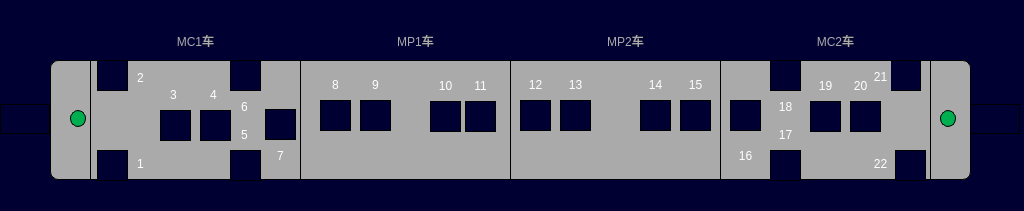
<?xml version="1.0" encoding="UTF-8"?>
<ui version="4.0">
 <class>VehicleFireWarningPage</class>
 <widget class="QWidget" name="VehicleFireWarningPage">
  <property name="geometry">
   <rect>
    <x>0</x>
    <y>0</y>
    <width>1024</width>
    <height>211</height>
   </rect>
  </property>
  <property name="windowTitle">
   <string>Form</string>
  </property>
  <property name="styleSheet">
   <string notr="true">QWidget
{
	background-color: rgb(0,0,50);
}
QLabel
{

font:24px,&quot;微软雅黑&quot;;
border:1px solid black;
}</string>
  </property>
  <widget class="QLabel" name="LBLMP1">
   <property name="geometry">
    <rect>
     <x>300</x>
     <y>60</y>
     <width>211</width>
     <height>120</height>
    </rect>
   </property>
   <property name="styleSheet">
    <string notr="true">background-color:rgb(170,170,170);</string>
   </property>
   <property name="text">
    <string/>
   </property>
  </widget>
  <widget class="QLabel" name="LBLM1">
   <property name="geometry">
    <rect>
     <x>510</x>
     <y>60</y>
     <width>211</width>
     <height>120</height>
    </rect>
   </property>
   <property name="styleSheet">
    <string notr="true">background-color:rgb(170,170,170);</string>
   </property>
   <property name="text">
    <string/>
   </property>
  </widget>
  <widget class="QLabel" name="LBLM2">
   <property name="geometry">
    <rect>
     <x>720</x>
     <y>60</y>
     <width>211</width>
     <height>120</height>
    </rect>
   </property>
   <property name="styleSheet">
    <string notr="true">background-color:rgb(170,170,170);</string>
   </property>
   <property name="text">
    <string/>
   </property>
  </widget>
  <widget class="QLabel" name="LBLTC1">
   <property name="geometry">
    <rect>
     <x>90</x>
     <y>60</y>
     <width>211</width>
     <height>120</height>
    </rect>
   </property>
   <property name="styleSheet">
    <string notr="true">background-color:rgb(170,170,170);</string>
   </property>
   <property name="text">
    <string/>
   </property>
  </widget>
  <widget class="QLabel" name="lbl_3">
   <property name="geometry">
    <rect>
     <x>160</x>
     <y>110</y>
     <width>31</width>
     <height>31</height>
    </rect>
   </property>
   <property name="styleSheet">
    <string notr="true">border-image: url(:/images/image/fireunknow.png);</string>
   </property>
   <property name="text">
    <string/>
   </property>
  </widget>
  <widget class="QLabel" name="lbl_4">
   <property name="geometry">
    <rect>
     <x>200</x>
     <y>110</y>
     <width>31</width>
     <height>31</height>
    </rect>
   </property>
   <property name="styleSheet">
    <string notr="true">border-image: url(:/images/image/fireunknow.png);</string>
   </property>
   <property name="text">
    <string/>
   </property>
  </widget>
  <widget class="QLabel" name="lbl_5">
   <property name="geometry">
    <rect>
     <x>230</x>
     <y>150</y>
     <width>31</width>
     <height>31</height>
    </rect>
   </property>
   <property name="styleSheet">
    <string notr="true">border-image: url(:/images/image/fireunknow.png);</string>
   </property>
   <property name="text">
    <string/>
   </property>
  </widget>
  <widget class="QLabel" name="lbl_6">
   <property name="geometry">
    <rect>
     <x>230</x>
     <y>60</y>
     <width>31</width>
     <height>31</height>
    </rect>
   </property>
   <property name="styleSheet">
    <string notr="true">border-image: url(:/images/image/fireunknow.png);</string>
   </property>
   <property name="text">
    <string/>
   </property>
  </widget>
  <widget class="QLabel" name="lbl_9">
   <property name="geometry">
    <rect>
     <x>360</x>
     <y>100</y>
     <width>31</width>
     <height>31</height>
    </rect>
   </property>
   <property name="styleSheet">
    <string notr="true">border-image: url(:/images/image/fireunknow.png);</string>
   </property>
   <property name="text">
    <string/>
   </property>
  </widget>
  <widget class="QLabel" name="lbl_10">
   <property name="geometry">
    <rect>
     <x>430</x>
     <y>101</y>
     <width>31</width>
     <height>31</height>
    </rect>
   </property>
   <property name="styleSheet">
    <string notr="true">border-image: url(:/images/image/fireunknow.png);</string>
   </property>
   <property name="text">
    <string/>
   </property>
  </widget>
  <widget class="QLabel" name="lbl_1">
   <property name="geometry">
    <rect>
     <x>97</x>
     <y>150</y>
     <width>31</width>
     <height>31</height>
    </rect>
   </property>
   <property name="styleSheet">
    <string notr="true">border-image: url(:/images/image/fireunknow.png);</string>
   </property>
   <property name="text">
    <string/>
   </property>
  </widget>
  <widget class="QLabel" name="lbl_2">
   <property name="geometry">
    <rect>
     <x>97</x>
     <y>60</y>
     <width>31</width>
     <height>31</height>
    </rect>
   </property>
   <property name="styleSheet">
    <string notr="true">border-image: url(:/images/image/fireunknow.png);</string>
   </property>
   <property name="text">
    <string/>
   </property>
  </widget>
  <widget class="QLabel" name="lbl_7">
   <property name="geometry">
    <rect>
     <x>265</x>
     <y>109</y>
     <width>31</width>
     <height>31</height>
    </rect>
   </property>
   <property name="styleSheet">
    <string notr="true">border-image: url(:/images/image/fireunknow.png);</string>
   </property>
   <property name="text">
    <string/>
   </property>
  </widget>
  <widget class="QLabel" name="lbl_8">
   <property name="geometry">
    <rect>
     <x>320</x>
     <y>100</y>
     <width>31</width>
     <height>31</height>
    </rect>
   </property>
   <property name="styleSheet">
    <string notr="true">border-image: url(:/images/image/fireunknow.png);</string>
   </property>
   <property name="text">
    <string/>
   </property>
  </widget>
  <widget class="QLabel" name="lbl_11">
   <property name="geometry">
    <rect>
     <x>465</x>
     <y>101</y>
     <width>31</width>
     <height>31</height>
    </rect>
   </property>
   <property name="styleSheet">
    <string notr="true">border-image: url(:/images/image/fireunknow.png);</string>
   </property>
   <property name="text">
    <string/>
   </property>
  </widget>
  <widget class="QLabel" name="lbl_12">
   <property name="geometry">
    <rect>
     <x>520</x>
     <y>100</y>
     <width>31</width>
     <height>31</height>
    </rect>
   </property>
   <property name="styleSheet">
    <string notr="true">border-image: url(:/images/image/fireunknow.png);</string>
   </property>
   <property name="text">
    <string/>
   </property>
  </widget>
  <widget class="QLabel" name="lbl_13">
   <property name="geometry">
    <rect>
     <x>560</x>
     <y>100</y>
     <width>31</width>
     <height>31</height>
    </rect>
   </property>
   <property name="styleSheet">
    <string notr="true">border-image: url(:/images/image/fireunknow.png);</string>
   </property>
   <property name="text">
    <string/>
   </property>
  </widget>
  <widget class="QLabel" name="lbl_14">
   <property name="geometry">
    <rect>
     <x>640</x>
     <y>100</y>
     <width>31</width>
     <height>31</height>
    </rect>
   </property>
   <property name="styleSheet">
    <string notr="true">border-image: url(:/images/image/fireunknow.png);</string>
   </property>
   <property name="text">
    <string/>
   </property>
  </widget>
  <widget class="QLabel" name="lbl_15">
   <property name="geometry">
    <rect>
     <x>680</x>
     <y>100</y>
     <width>31</width>
     <height>31</height>
    </rect>
   </property>
   <property name="styleSheet">
    <string notr="true">border-image: url(:/images/image/fireunknow.png);</string>
   </property>
   <property name="text">
    <string/>
   </property>
  </widget>
  <widget class="QLabel" name="lbl_16">
   <property name="geometry">
    <rect>
     <x>730</x>
     <y>100</y>
     <width>31</width>
     <height>31</height>
    </rect>
   </property>
   <property name="styleSheet">
    <string notr="true">border-image: url(:/images/image/fireunknow.png);</string>
   </property>
   <property name="text">
    <string/>
   </property>
  </widget>
  <widget class="QLabel" name="lbl_19">
   <property name="geometry">
    <rect>
     <x>810</x>
     <y>101</y>
     <width>31</width>
     <height>31</height>
    </rect>
   </property>
   <property name="styleSheet">
    <string notr="true">border-image: url(:/images/image/fireunknow.png);</string>
   </property>
   <property name="text">
    <string/>
   </property>
  </widget>
  <widget class="QLabel" name="lbl_20">
   <property name="geometry">
    <rect>
     <x>850</x>
     <y>101</y>
     <width>31</width>
     <height>31</height>
    </rect>
   </property>
   <property name="styleSheet">
    <string notr="true">border-image: url(:/images/image/fireunknow.png);</string>
   </property>
   <property name="text">
    <string/>
   </property>
  </widget>
  <widget class="QLabel" name="lbl_17">
   <property name="geometry">
    <rect>
     <x>770</x>
     <y>150</y>
     <width>31</width>
     <height>31</height>
    </rect>
   </property>
   <property name="styleSheet">
    <string notr="true">border-image: url(:/images/image/fireunknow.png);</string>
   </property>
   <property name="text">
    <string/>
   </property>
  </widget>
  <widget class="QLabel" name="lbl_18">
   <property name="geometry">
    <rect>
     <x>770</x>
     <y>60</y>
     <width>31</width>
     <height>31</height>
    </rect>
   </property>
   <property name="styleSheet">
    <string notr="true">border-image: url(:/images/image/fireunknow.png);</string>
   </property>
   <property name="text">
    <string/>
   </property>
  </widget>
  <widget class="QLabel" name="lbl_21">
   <property name="geometry">
    <rect>
     <x>890</x>
     <y>60</y>
     <width>31</width>
     <height>31</height>
    </rect>
   </property>
   <property name="styleSheet">
    <string notr="true">border-image: url(:/images/image/fireunknow.png);</string>
   </property>
   <property name="text">
    <string/>
   </property>
  </widget>
  <widget class="QLabel" name="lbl_22">
   <property name="geometry">
    <rect>
     <x>895</x>
     <y>150</y>
     <width>31</width>
     <height>31</height>
    </rect>
   </property>
   <property name="styleSheet">
    <string notr="true">border-image: url(:/images/image/fireunknow.png);</string>
   </property>
   <property name="text">
    <string/>
   </property>
  </widget>
  <widget class="QLabel" name="lbl_metroNum2">
   <property name="geometry">
    <rect>
     <x>380</x>
     <y>25</y>
     <width>71</width>
     <height>31</height>
    </rect>
   </property>
   <property name="styleSheet">
    <string notr="true">color: rgb(170, 170, 170);
font:20px,&quot;微软雅黑&quot;;
border:0px,black</string>
   </property>
   <property name="text">
    <string>MP1车</string>
   </property>
   <property name="alignment">
    <set>Qt::AlignCenter</set>
   </property>
  </widget>
  <widget class="QLabel" name="lbl_metroNum3">
   <property name="geometry">
    <rect>
     <x>590</x>
     <y>25</y>
     <width>71</width>
     <height>31</height>
    </rect>
   </property>
   <property name="styleSheet">
    <string notr="true">color: rgb(170, 170, 170);
font:20px,&quot;微软雅黑&quot;;
border:0px,black</string>
   </property>
   <property name="text">
    <string>MP2车</string>
   </property>
   <property name="alignment">
    <set>Qt::AlignCenter</set>
   </property>
  </widget>
  <widget class="QLabel" name="lbl_metroNum4">
   <property name="geometry">
    <rect>
     <x>800</x>
     <y>25</y>
     <width>71</width>
     <height>31</height>
    </rect>
   </property>
   <property name="styleSheet">
    <string notr="true">color: rgb(170, 170, 170);
font:20px,&quot;微软雅黑&quot;;
border:0px,black</string>
   </property>
   <property name="text">
    <string>MC2车</string>
   </property>
   <property name="alignment">
    <set>Qt::AlignCenter</set>
   </property>
  </widget>
  <widget class="QLabel" name="lbl_metroNum1">
   <property name="geometry">
    <rect>
     <x>160</x>
     <y>25</y>
     <width>71</width>
     <height>31</height>
    </rect>
   </property>
   <property name="styleSheet">
    <string notr="true">color: rgb(170, 170, 170);
font:20px,&quot;微软雅黑&quot;;
border:0px,black</string>
   </property>
   <property name="text">
    <string>MC1车</string>
   </property>
   <property name="alignment">
    <set>Qt::AlignCenter</set>
   </property>
  </widget>
  <widget class="QLabel" name="lbl_metroNum1_2">
   <property name="geometry">
    <rect>
     <x>130</x>
     <y>62</y>
     <width>21</width>
     <height>31</height>
    </rect>
   </property>
   <property name="styleSheet">
    <string notr="true">color: rgb(255, 255, 255);
font:14px,&quot;微软雅黑&quot;;
border:0px,black;
background-color:rgb(170,170,170);</string>
   </property>
   <property name="text">
    <string>2</string>
   </property>
   <property name="alignment">
    <set>Qt::AlignCenter</set>
   </property>
  </widget>
  <widget class="QLabel" name="lbl_metroNum1_3">
   <property name="geometry">
    <rect>
     <x>130</x>
     <y>148</y>
     <width>21</width>
     <height>31</height>
    </rect>
   </property>
   <property name="styleSheet">
    <string notr="true">color: rgb(255, 255, 255);
font:14px,&quot;微软雅黑&quot;;
border:0px,black;
background-color:rgb(170,170,170);</string>
   </property>
   <property name="text">
    <string>1</string>
   </property>
   <property name="alignment">
    <set>Qt::AlignCenter</set>
   </property>
  </widget>
  <widget class="QLabel" name="lbl_metroNum1_4">
   <property name="geometry">
    <rect>
     <x>163</x>
     <y>79</y>
     <width>21</width>
     <height>31</height>
    </rect>
   </property>
   <property name="styleSheet">
    <string notr="true">color: rgb(255, 255, 255);
font:14px,&quot;微软雅黑&quot;;
border:0px,black;
background-color:rgb(170,170,170);</string>
   </property>
   <property name="text">
    <string>3</string>
   </property>
   <property name="alignment">
    <set>Qt::AlignCenter</set>
   </property>
  </widget>
  <widget class="QLabel" name="lbl_metroNum1_5">
   <property name="geometry">
    <rect>
     <x>203</x>
     <y>79</y>
     <width>21</width>
     <height>31</height>
    </rect>
   </property>
   <property name="styleSheet">
    <string notr="true">color: rgb(255, 255, 255);
font:14px,&quot;微软雅黑&quot;;
border:0px,black;
background-color:rgb(170,170,170);</string>
   </property>
   <property name="text">
    <string>4</string>
   </property>
   <property name="alignment">
    <set>Qt::AlignCenter</set>
   </property>
  </widget>
  <widget class="QLabel" name="lbl_metroNum1_6">
   <property name="geometry">
    <rect>
     <x>234</x>
     <y>91</y>
     <width>21</width>
     <height>31</height>
    </rect>
   </property>
   <property name="styleSheet">
    <string notr="true">color: rgb(255, 255, 255);
font:14px,&quot;微软雅黑&quot;;
border:0px,black;
background-color:rgb(170,170,170);</string>
   </property>
   <property name="text">
    <string>6</string>
   </property>
   <property name="alignment">
    <set>Qt::AlignCenter</set>
   </property>
  </widget>
  <widget class="QLabel" name="lbl_metroNum1_7">
   <property name="geometry">
    <rect>
     <x>234</x>
     <y>119</y>
     <width>21</width>
     <height>31</height>
    </rect>
   </property>
   <property name="styleSheet">
    <string notr="true">color: rgb(255, 255, 255);
font:14px,&quot;微软雅黑&quot;;
border:0px,black;
background-color:rgb(170,170,170);</string>
   </property>
   <property name="text">
    <string>5</string>
   </property>
   <property name="alignment">
    <set>Qt::AlignCenter</set>
   </property>
  </widget>
  <widget class="QLabel" name="lbl_metroNum1_8">
   <property name="geometry">
    <rect>
     <x>270</x>
     <y>140</y>
     <width>21</width>
     <height>31</height>
    </rect>
   </property>
   <property name="styleSheet">
    <string notr="true">color: rgb(255, 255, 255);
font:14px,&quot;微软雅黑&quot;;
border:0px,black;
background-color:rgb(170,170,170);</string>
   </property>
   <property name="text">
    <string>7</string>
   </property>
   <property name="alignment">
    <set>Qt::AlignCenter</set>
   </property>
  </widget>
  <widget class="QLabel" name="lbl_metroNum1_9">
   <property name="geometry">
    <rect>
     <x>325</x>
     <y>69</y>
     <width>21</width>
     <height>31</height>
    </rect>
   </property>
   <property name="styleSheet">
    <string notr="true">color: rgb(255, 255, 255);
font:14px,&quot;微软雅黑&quot;;
border:0px,black;
background-color:rgb(170,170,170);</string>
   </property>
   <property name="text">
    <string>8</string>
   </property>
   <property name="alignment">
    <set>Qt::AlignCenter</set>
   </property>
  </widget>
  <widget class="QLabel" name="lbl_metroNum1_10">
   <property name="geometry">
    <rect>
     <x>365</x>
     <y>69</y>
     <width>21</width>
     <height>31</height>
    </rect>
   </property>
   <property name="styleSheet">
    <string notr="true">color: rgb(255, 255, 255);
font:14px,&quot;微软雅黑&quot;;
border:0px,black;
background-color:rgb(170,170,170);</string>
   </property>
   <property name="text">
    <string>9</string>
   </property>
   <property name="alignment">
    <set>Qt::AlignCenter</set>
   </property>
  </widget>
  <widget class="QLabel" name="lbl_metroNum1_11">
   <property name="geometry">
    <rect>
     <x>435</x>
     <y>70</y>
     <width>21</width>
     <height>31</height>
    </rect>
   </property>
   <property name="styleSheet">
    <string notr="true">color: rgb(255, 255, 255);
font:14px,&quot;微软雅黑&quot;;
border:0px,black;
background-color:rgb(170,170,170);</string>
   </property>
   <property name="text">
    <string>10</string>
   </property>
   <property name="alignment">
    <set>Qt::AlignCenter</set>
   </property>
  </widget>
  <widget class="QLabel" name="lbl_metroNum1_12">
   <property name="geometry">
    <rect>
     <x>470</x>
     <y>70</y>
     <width>21</width>
     <height>31</height>
    </rect>
   </property>
   <property name="styleSheet">
    <string notr="true">color: rgb(255, 255, 255);
font:14px,&quot;微软雅黑&quot;;
border:0px,black;
background-color:rgb(170,170,170);</string>
   </property>
   <property name="text">
    <string>11</string>
   </property>
   <property name="alignment">
    <set>Qt::AlignCenter</set>
   </property>
  </widget>
  <widget class="QLabel" name="lbl_metroNum1_13">
   <property name="geometry">
    <rect>
     <x>525</x>
     <y>69</y>
     <width>21</width>
     <height>31</height>
    </rect>
   </property>
   <property name="styleSheet">
    <string notr="true">color: rgb(255, 255, 255);
font:14px,&quot;微软雅黑&quot;;
border:0px,black;
background-color:rgb(170,170,170);</string>
   </property>
   <property name="text">
    <string>12</string>
   </property>
   <property name="alignment">
    <set>Qt::AlignCenter</set>
   </property>
  </widget>
  <widget class="QLabel" name="lbl_metroNum1_14">
   <property name="geometry">
    <rect>
     <x>565</x>
     <y>69</y>
     <width>21</width>
     <height>31</height>
    </rect>
   </property>
   <property name="styleSheet">
    <string notr="true">color: rgb(255, 255, 255);
font:14px,&quot;微软雅黑&quot;;
border:0px,black;
background-color:rgb(170,170,170);</string>
   </property>
   <property name="text">
    <string>13</string>
   </property>
   <property name="alignment">
    <set>Qt::AlignCenter</set>
   </property>
  </widget>
  <widget class="QLabel" name="lbl_metroNum1_15">
   <property name="geometry">
    <rect>
     <x>645</x>
     <y>69</y>
     <width>21</width>
     <height>31</height>
    </rect>
   </property>
   <property name="styleSheet">
    <string notr="true">color: rgb(255, 255, 255);
font:14px,&quot;微软雅黑&quot;;
border:0px,black;
background-color:rgb(170,170,170);</string>
   </property>
   <property name="text">
    <string>14</string>
   </property>
   <property name="alignment">
    <set>Qt::AlignCenter</set>
   </property>
  </widget>
  <widget class="QLabel" name="lbl_metroNum1_16">
   <property name="geometry">
    <rect>
     <x>815</x>
     <y>70</y>
     <width>21</width>
     <height>31</height>
    </rect>
   </property>
   <property name="styleSheet">
    <string notr="true">color: rgb(255, 255, 255);
font:14px,&quot;微软雅黑&quot;;
border:0px,black;
background-color:rgb(170,170,170);</string>
   </property>
   <property name="text">
    <string>19</string>
   </property>
   <property name="alignment">
    <set>Qt::AlignCenter</set>
   </property>
  </widget>
  <widget class="QLabel" name="lbl_metroNum1_17">
   <property name="geometry">
    <rect>
     <x>850</x>
     <y>70</y>
     <width>21</width>
     <height>31</height>
    </rect>
   </property>
   <property name="styleSheet">
    <string notr="true">color: rgb(255, 255, 255);
font:14px,&quot;微软雅黑&quot;;
border:0px,black;
background-color:rgb(170,170,170);</string>
   </property>
   <property name="text">
    <string>20</string>
   </property>
   <property name="alignment">
    <set>Qt::AlignCenter</set>
   </property>
  </widget>
  <widget class="QLabel" name="lbl_metroNum1_18">
   <property name="geometry">
    <rect>
     <x>685</x>
     <y>69</y>
     <width>21</width>
     <height>31</height>
    </rect>
   </property>
   <property name="styleSheet">
    <string notr="true">color: rgb(255, 255, 255);
font:14px,&quot;微软雅黑&quot;;
border:0px,black;
background-color:rgb(170,170,170);</string>
   </property>
   <property name="text">
    <string>15</string>
   </property>
   <property name="alignment">
    <set>Qt::AlignCenter</set>
   </property>
  </widget>
  <widget class="QLabel" name="lbl_metroNum1_19">
   <property name="geometry">
    <rect>
     <x>735</x>
     <y>140</y>
     <width>21</width>
     <height>31</height>
    </rect>
   </property>
   <property name="styleSheet">
    <string notr="true">color: rgb(255, 255, 255);
font:14px,&quot;微软雅黑&quot;;
border:0px,black;
background-color:rgb(170,170,170);</string>
   </property>
   <property name="text">
    <string>16</string>
   </property>
   <property name="alignment">
    <set>Qt::AlignCenter</set>
   </property>
  </widget>
  <widget class="QLabel" name="lbl_metroNum1_20">
   <property name="geometry">
    <rect>
     <x>775</x>
     <y>119</y>
     <width>21</width>
     <height>31</height>
    </rect>
   </property>
   <property name="styleSheet">
    <string notr="true">color: rgb(255, 255, 255);
font:14px,&quot;微软雅黑&quot;;
border:0px,black;
background-color:rgb(170,170,170);</string>
   </property>
   <property name="text">
    <string>17</string>
   </property>
   <property name="alignment">
    <set>Qt::AlignCenter</set>
   </property>
  </widget>
  <widget class="QLabel" name="lbl_metroNum1_21">
   <property name="geometry">
    <rect>
     <x>775</x>
     <y>91</y>
     <width>21</width>
     <height>31</height>
    </rect>
   </property>
   <property name="styleSheet">
    <string notr="true">color: rgb(255, 255, 255);
font:14px,&quot;微软雅黑&quot;;
border:0px,black;
background-color:rgb(170,170,170);</string>
   </property>
   <property name="text">
    <string>18</string>
   </property>
   <property name="alignment">
    <set>Qt::AlignCenter</set>
   </property>
  </widget>
  <widget class="QLabel" name="lbl_metroNum1_22">
   <property name="geometry">
    <rect>
     <x>870</x>
     <y>61</y>
     <width>21</width>
     <height>31</height>
    </rect>
   </property>
   <property name="styleSheet">
    <string notr="true">color: rgb(255, 255, 255);
font:14px,&quot;微软雅黑&quot;;
border:0px,black;
background-color:rgb(170,170,170);</string>
   </property>
   <property name="text">
    <string>21</string>
   </property>
   <property name="alignment">
    <set>Qt::AlignCenter</set>
   </property>
  </widget>
  <widget class="QLabel" name="lbl_metroNum1_23">
   <property name="geometry">
    <rect>
     <x>870</x>
     <y>148</y>
     <width>21</width>
     <height>31</height>
    </rect>
   </property>
   <property name="styleSheet">
    <string notr="true">color: rgb(255, 255, 255);
font:14px,&quot;微软雅黑&quot;;
border:0px,black;
background-color:rgb(170,170,170);</string>
   </property>
   <property name="text">
    <string>22</string>
   </property>
   <property name="alignment">
    <set>Qt::AlignCenter</set>
   </property>
  </widget>
  <widget class="QLabel" name="lbl_cab1_direction">
   <property name="geometry">
    <rect>
     <x>0</x>
     <y>104</y>
     <width>50</width>
     <height>30</height>
    </rect>
   </property>
   <property name="styleSheet">
    <string notr="true">border-image: url(:/images/image/arrowleft.png);</string>
   </property>
   <property name="text">
    <string/>
   </property>
  </widget>
  <widget class="QLabel" name="lbl_cab1_active">
   <property name="geometry">
    <rect>
     <x>70</x>
     <y>110</y>
     <width>16</width>
     <height>17</height>
    </rect>
   </property>
   <property name="styleSheet">
    <string notr="true">background-color: rgb(0, 176, 80);
border-radius:8px;</string>
   </property>
   <property name="text">
    <string/>
   </property>
  </widget>
  <widget class="QLabel" name="lbl_cab2_active">
   <property name="geometry">
    <rect>
     <x>940</x>
     <y>110</y>
     <width>16</width>
     <height>17</height>
    </rect>
   </property>
   <property name="styleSheet">
    <string notr="true">background-color: rgb(0, 176, 80);
border-radius:8px;</string>
   </property>
   <property name="text">
    <string/>
   </property>
  </widget>
  <widget class="QLabel" name="lbl_cab2_direction">
   <property name="geometry">
    <rect>
     <x>970</x>
     <y>104</y>
     <width>50</width>
     <height>30</height>
    </rect>
   </property>
   <property name="styleSheet">
    <string notr="true">border-image: url(:/images/image/arrowright.png);</string>
   </property>
   <property name="text">
    <string/>
   </property>
  </widget>
  <widget class="QLabel" name="label">
   <property name="geometry">
    <rect>
     <x>50</x>
     <y>60</y>
     <width>41</width>
     <height>120</height>
    </rect>
   </property>
   <property name="styleSheet">
    <string notr="true">background-color:rgb(170,170,170);
border-top-left-radius:8px;
border-bottom-left-radius:8px;</string>
   </property>
   <property name="text">
    <string/>
   </property>
  </widget>
  <widget class="QLabel" name="label_2">
   <property name="geometry">
    <rect>
     <x>930</x>
     <y>60</y>
     <width>41</width>
     <height>120</height>
    </rect>
   </property>
   <property name="styleSheet">
    <string notr="true">background-color:rgb(170,170,170);
border-top-right-radius:8px;
border-bottom-right-radius:8px;</string>
   </property>
   <property name="text">
    <string/>
   </property>
  </widget>
  <zorder>label</zorder>
  <zorder>label_2</zorder>
  <zorder>LBLMP1</zorder>
  <zorder>LBLM1</zorder>
  <zorder>LBLM2</zorder>
  <zorder>LBLTC1</zorder>
  <zorder>lbl_3</zorder>
  <zorder>lbl_4</zorder>
  <zorder>lbl_5</zorder>
  <zorder>lbl_6</zorder>
  <zorder>lbl_9</zorder>
  <zorder>lbl_10</zorder>
  <zorder>lbl_1</zorder>
  <zorder>lbl_2</zorder>
  <zorder>lbl_7</zorder>
  <zorder>lbl_8</zorder>
  <zorder>lbl_11</zorder>
  <zorder>lbl_12</zorder>
  <zorder>lbl_13</zorder>
  <zorder>lbl_14</zorder>
  <zorder>lbl_15</zorder>
  <zorder>lbl_16</zorder>
  <zorder>lbl_19</zorder>
  <zorder>lbl_20</zorder>
  <zorder>lbl_17</zorder>
  <zorder>lbl_18</zorder>
  <zorder>lbl_21</zorder>
  <zorder>lbl_22</zorder>
  <zorder>lbl_metroNum2</zorder>
  <zorder>lbl_metroNum3</zorder>
  <zorder>lbl_metroNum4</zorder>
  <zorder>lbl_metroNum1</zorder>
  <zorder>lbl_metroNum1_2</zorder>
  <zorder>lbl_metroNum1_3</zorder>
  <zorder>lbl_metroNum1_4</zorder>
  <zorder>lbl_metroNum1_5</zorder>
  <zorder>lbl_metroNum1_6</zorder>
  <zorder>lbl_metroNum1_7</zorder>
  <zorder>lbl_metroNum1_8</zorder>
  <zorder>lbl_metroNum1_9</zorder>
  <zorder>lbl_metroNum1_10</zorder>
  <zorder>lbl_metroNum1_11</zorder>
  <zorder>lbl_metroNum1_12</zorder>
  <zorder>lbl_metroNum1_13</zorder>
  <zorder>lbl_metroNum1_14</zorder>
  <zorder>lbl_metroNum1_15</zorder>
  <zorder>lbl_metroNum1_16</zorder>
  <zorder>lbl_metroNum1_17</zorder>
  <zorder>lbl_metroNum1_18</zorder>
  <zorder>lbl_metroNum1_19</zorder>
  <zorder>lbl_metroNum1_20</zorder>
  <zorder>lbl_metroNum1_21</zorder>
  <zorder>lbl_metroNum1_22</zorder>
  <zorder>lbl_metroNum1_23</zorder>
  <zorder>lbl_cab1_direction</zorder>
  <zorder>lbl_cab1_active</zorder>
  <zorder>lbl_cab2_active</zorder>
  <zorder>lbl_cab2_direction</zorder>
 </widget>
 <resources/>
 <connections/>
</ui>
